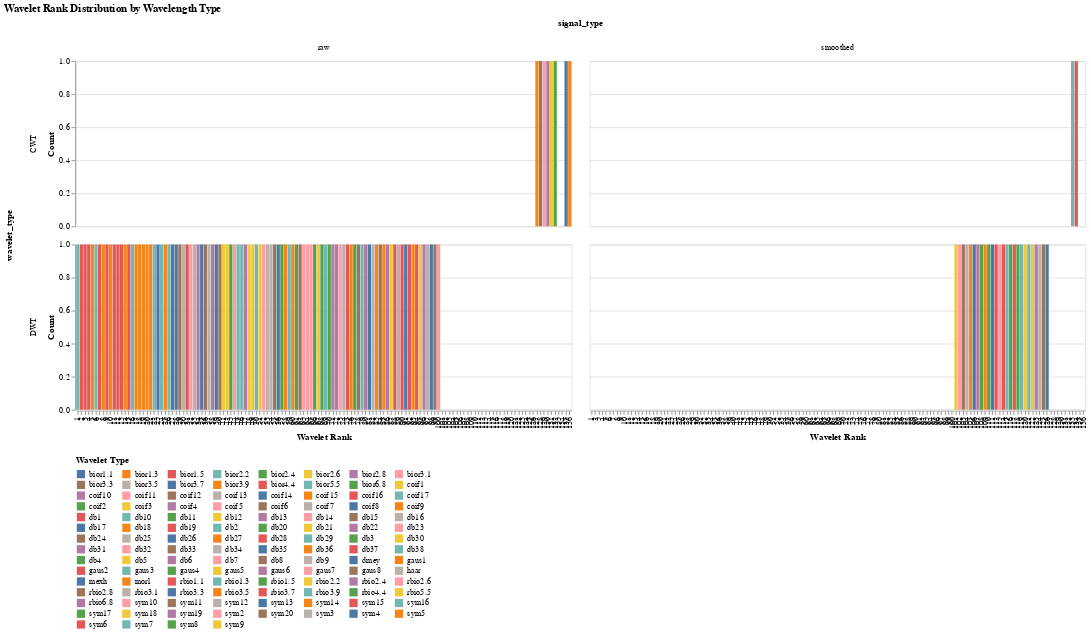

Notebook cell for this chart:
### Code cell
selection = alt.selection_point(fields=['wavelet'], bind='legend')
alt.Chart(subset_combined_results_df[['htid', 'wavelet', 'combined_final_wavelet_rank', 'wavelet_type', 'signal_type', 'wavelet_mode', 'wavelet_level', 'combined_final_score']]).mark_bar().encode(
	x=alt.X('combined_final_wavelet_rank:O', title='Wavelet Rank'),
	y=alt.Y('count()', title='Count'),
	color=alt.Color('wavelet:N', title='Wavelet Type', legend=alt.Legend(symbolLimit=0, columns=8)),
	row='wavelet_type:N',
	column='signal_type:N',
	opacity=alt.condition(selection, alt.value(1), alt.value(0.2)),
	tooltip=['htid', 'wavelet', 'signal_type', 'wavelet_type', 'combined_final_wavelet_rank', 'wavelet_mode', 'wavelet_level', 'combined_final_score']
).add_params(selection).properties(
	title='Wavelet Rank Distribution by Wavelength Type',
	width=600,
	height=200
).configure_legend(
	orient='bottom'
)

### Figure 1 — Vega-Lite specification as saved in the notebook (floating-point values rounded to 4 significant figures; data arrays with more than 128 entries replaced by an {"elided": "..."} marker saying what was removed)
{"config": {"view": {"continuousWidth": 300, "continuousHeight": 300}, "legend": {"orient": "bottom"}}, "data": {"name": "data-88371427ddf5125ef923998d8f2f0c96"}, "mark": {"type": "bar"}, "encoding": {"color": {"field": "wavelet", "legend": {"columns": 8, "symbolLimit": 0}, "title": "Wavelet Type", "type": "nominal"}, "column": {"field": "signal_type", "type": "nominal"}, "opacity": {"condition": {"param": "param_2", "value": 1}, "value": 0.2}, "row": {"field": "wavelet_type", "type": "nominal"}, "tooltip": [{"field": "htid", "type": "nominal"}, {"field": "wavelet", "type": "nominal"}, {"field": "signal_type", "type": "nominal"}, {"field": "wavelet_type", "type": "nominal"}, {"field": "combined_final_wavelet_rank", "type": "quantitative"}, {"field": "wavelet_mode", "type": "nominal"}, {"field": "wavelet_level", "type": "quantitative"}, {"field": "combined_final_score", "type": "quantitative"}], "x": {"field": "combined_final_wavelet_rank", "title": "Wavelet Rank", "type": "ordinal"}, "y": {"aggregate": "count", "title": "Count", "type": "quantitative"}}, "height": 200, "params": [{"name": "param_2", "select": {"type": "point", "fields": ["wavelet"]}, "bind": "legend"}], "title": "Wavelet Rank Distribution by Wavelength Type", "width": 600, "$schema": "https://vega.github.io/schema/vega-lite/v5.8.0.json", "datasets": {"data-88371427ddf5125ef923998d8f2f0c96": {"elided": "136 records"}}}
